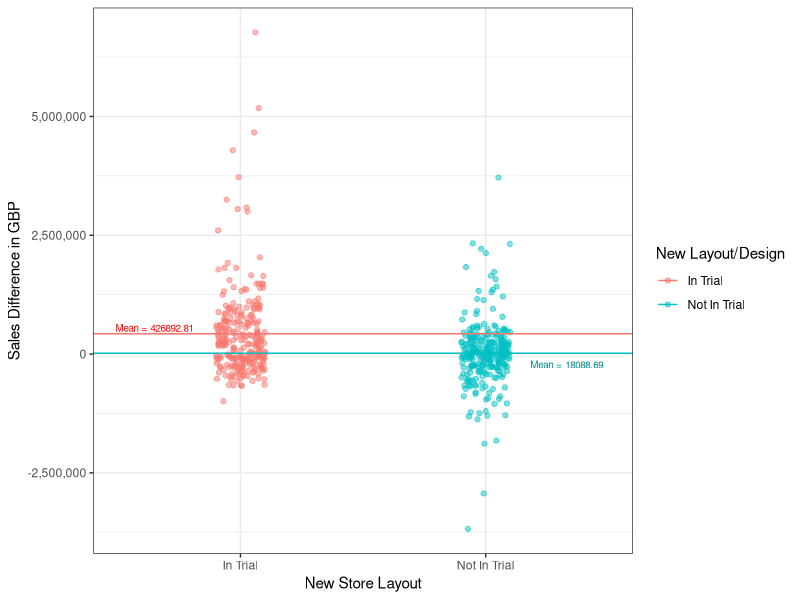
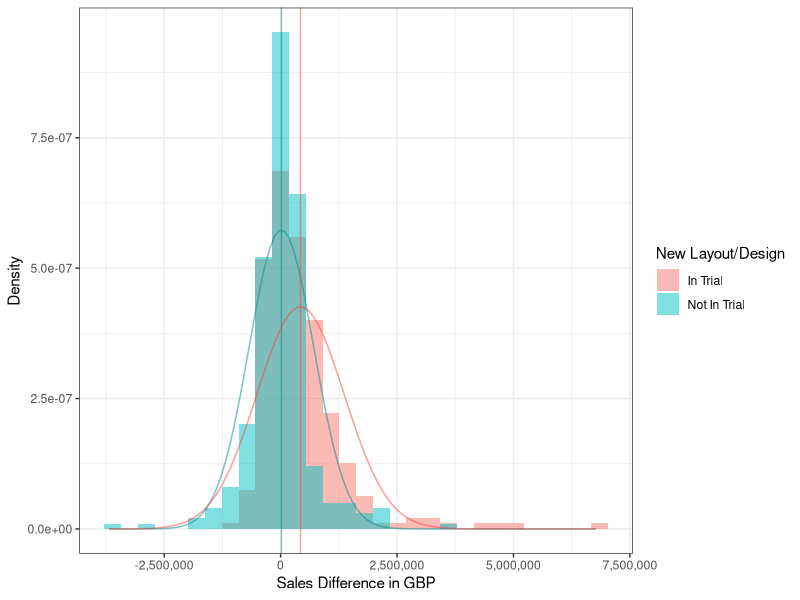
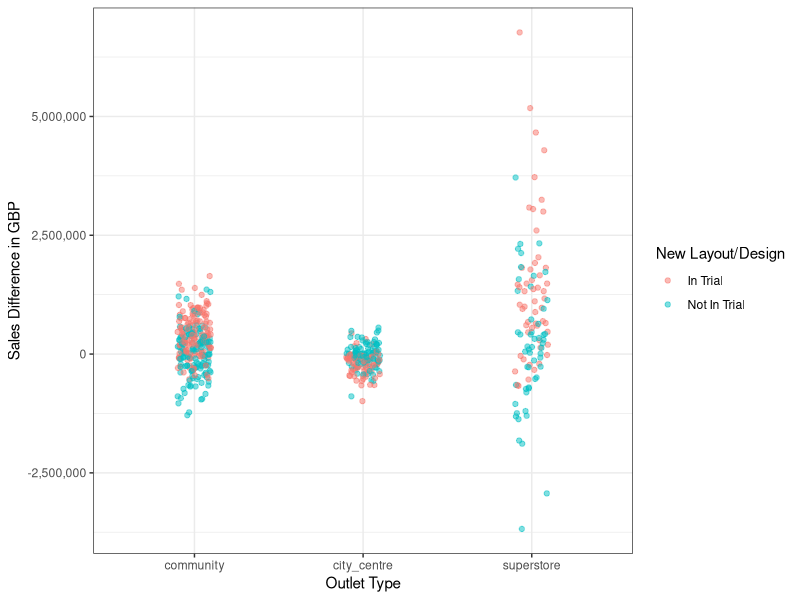
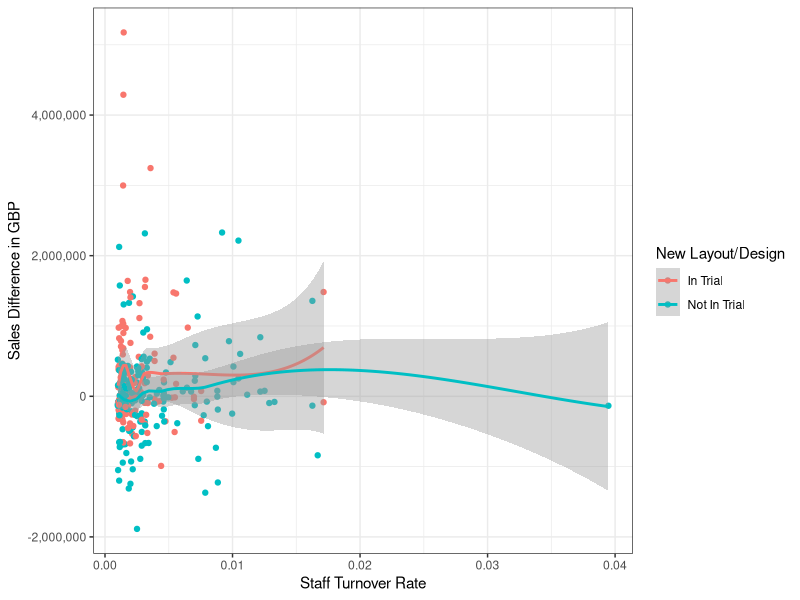
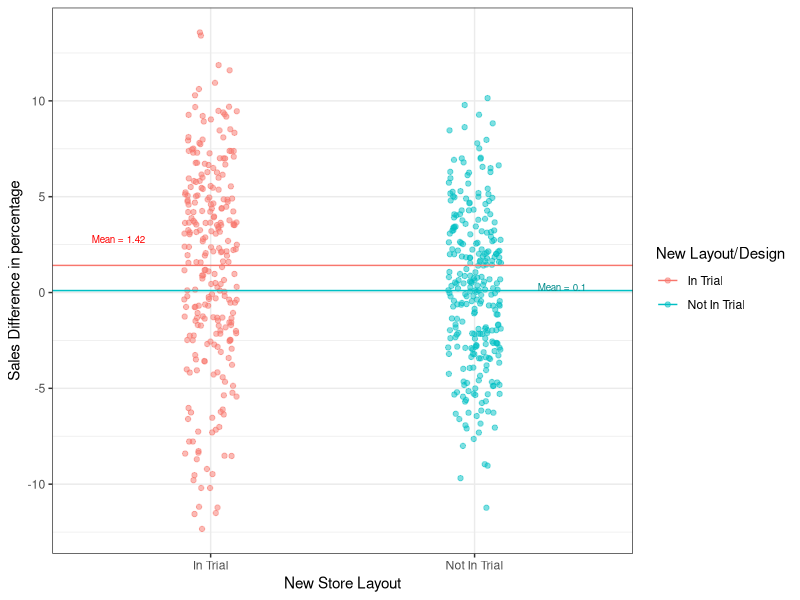
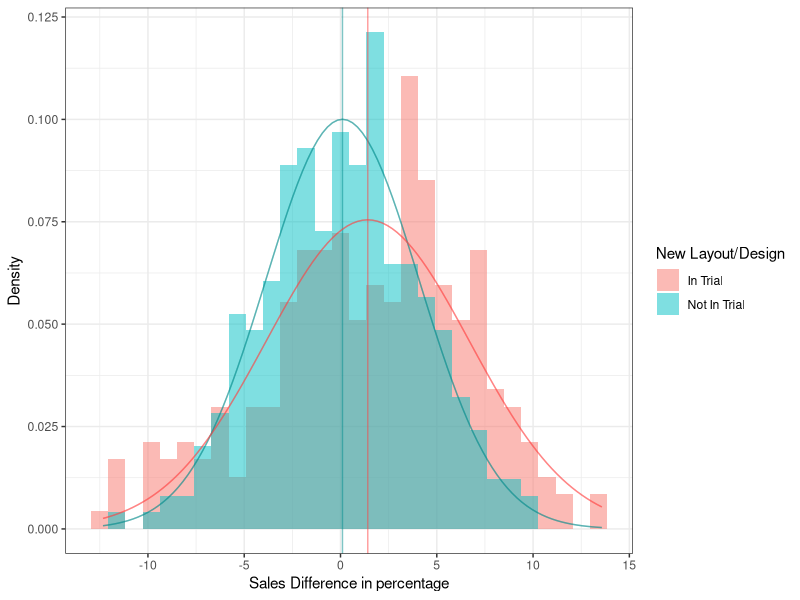
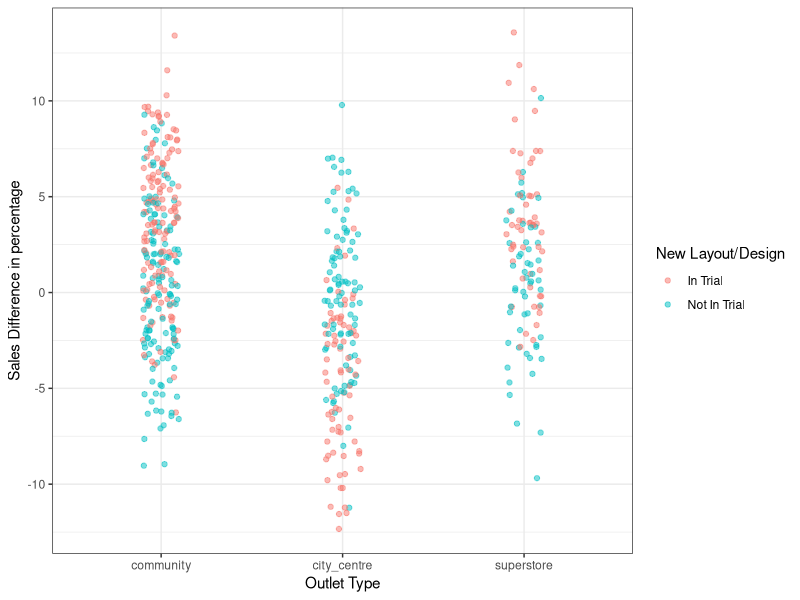
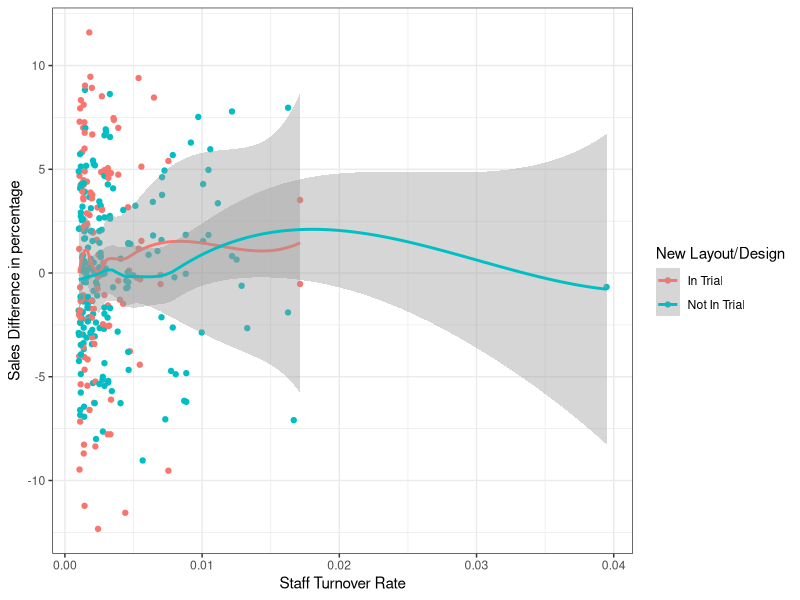

These figures' R source, in order: (Note: this script raises an error after producing the figures.)
## ---- chunk 1
# import useful packages
library(tidyverse)
library(emmeans)
library(gridExtra)
options(width=100)
## ---- chunk 2
# Read the data
sales = read_csv("sales_data.csv")
view(sales)
# Check the structure of the data
str(sales)

# Check the levels of the variable "outlettype"
unique(sales$outlettype)

# Create a data frame "sales.short" with correct data structures
sales.short = sales %>%
  mutate(outlettype = factor(outlettype, levels = c("community_convenience", "city_centre_convenience", "superstore")),
         sales_change_GBP = sales_2 - sales_1,
         sales_change_percentage = ((sales_2 - sales_1) / sales_1) * 100,
         intrial = factor(intrial, levels = c(TRUE, FALSE), labels = c("In Trial", "Not In Trial")))
view(sales.short)

# Create a data frame "sales.summary" to store the statistical data
sales.summary = sales.short %>%
  group_by(intrial) %>%
  summarise(n = n(),
            mean.GBP = mean(sales_change_GBP), 
            mean.percentage = mean(sales_change_percentage),
            standard.deviation.GBP = sd(sales_change_GBP),
            standard.deviation.percentage = sd(sales_change_percentage))
view(sales.summary)
## ---- chunk 3
ggplot(data = sales.short, aes(x = intrial, y = sales_change_GBP, col = intrial)) + 
  geom_jitter(width = 0.1, alpha = 0.5) +
  geom_hline(data = sales.summary,
             mapping = aes(yintercept = mean.GBP, col = intrial)) +
  labs(x = "New Store Layout", y = "Sales Difference in GBP", col = "New Layout/Design") +
  theme_bw() +
  annotate(
    "text",
    x = 0.65, y = 3,
    label = paste0("Mean = ", round(sales.summary$mean.GBP[1], 2)),
    vjust = -2.8, size = 2.5, color = "red"
  ) +
  annotate(
    "text",
    x = 2.33, y = 3,
    label = paste0("Mean = ", round(sales.summary$mean.GBP[2], 2)),
    vjust = 1.8, size = 2.5, color = "cyan4"
  ) +
  scale_y_continuous(labels = scales::comma)
## ---- chunk 4
ggplot(data = sales.short, aes(x = sales_change_GBP, fill = intrial)) + 
  geom_histogram(aes(y = ..density..), alpha = 0.5, position = "identity") +
  theme_bw() +
  stat_function(fun=function(x) {dnorm(x, 
                                       mean=sales.summary$mean.GBP[2],
                                       sd=sales.summary$standard.deviation.GBP[2])}, 
                col="cyan4", alpha = 0.3) +
  geom_vline(xintercept = sales.summary$mean.GBP[2], col="cyan4", alpha = 0.5) +
  stat_function(fun=function(x) {dnorm(x, 
                                       mean=sales.summary$mean.GBP[1],
                                       sd=sales.summary$standard.deviation.GBP[1])}, 
                col="brown1", alpha = 0.3) +
  geom_vline(xintercept = sales.summary$mean.GBP[1], col="brown1", alpha = 0.5) +
  labs(x = "Sales Difference in GBP", y = "Density", fill = "New Layout/Design") +
  scale_x_continuous(labels = scales::comma)
## ---- chunk 5
ggplot(data = sales.short, aes(x = outlettype, y = sales_change_GBP, col = intrial)) +
  geom_jitter(width = 0.1, alpha = 0.5) +
  theme_bw() +
  labs(x = "Outlet Type", 
       y = "Sales Difference in GBP", 
       col = "New Layout/Design") +
  scale_y_continuous(labels = scales::comma) +
  scale_x_discrete(labels = c("community_convenience" = "community",
                              "city_centre_convenience" = "city_centre"))
  
## ---- chunk 6
ggplot(data = sales.short %>% filter(staff_turnover != 0), 
       aes(x = staff_turnover, y = sales_change_GBP, col = intrial)) +
  geom_point() +
  theme_bw() +
  geom_smooth() +
  labs(x="Staff Turnover Rate", y="Sales Difference in GBP", col = "New Layout/Design") +
  scale_y_continuous(labels = scales::comma)
## ---- chunk 7
ggplot(data = sales.short, aes(x = intrial, y = sales_change_percentage, col = intrial)) + 
  geom_jitter(width = 0.1, alpha = 0.5) +
  geom_hline(data = sales.summary,
             mapping = aes(yintercept = mean.percentage, col = intrial)) +
  labs(x = "New Store Layout", y = "Sales Difference in percentage", col = "New Layout/Design") +
  theme_bw() +
  annotate(
    "text",
    x = 0.65, y = 3,
    label = paste0("Mean = ", round(sales.summary$mean.percentage[1], 2)),
    vjust = 1, size = 2.5, color = "red"
  ) +
  annotate(
    "text",
    x = 2.33, y = 3,
    label = paste0("Mean = ", round(sales.summary$mean.percentage[2], 2)),
    vjust = 7, size = 2.5, color = "cyan4"
  ) +
  scale_y_continuous(labels = scales::comma)
## ---- chunk 8
( sales.difference.in.percentage.histogram = ggplot(data = sales.short, 
                                                  aes(x = sales_change_percentage, fill = intrial)) + 
  geom_histogram(aes(y = ..density..), alpha = 0.5, position = "identity") +
  # geom_histogram(alpha = 0.5, position = "identity") +
  theme_bw() +
  stat_function(fun=function(x) {dnorm(x, 
                                       mean=sales.summary$mean.percentage[2],
                                       sd=sales.summary$standard.deviation.percentage[2])}, 
                col="cyan4", alpha = 0.4) +
  geom_vline(xintercept = sales.summary$mean.percentage[2], col="cyan4", alpha = 0.5) +
  stat_function(fun=function(x) {dnorm(x, 
                                       mean=sales.summary$mean.percentage[1],
                                       sd=sales.summary$standard.deviation.percentage[1])}, 
                col="brown1", alpha = 0.4) +
  geom_vline(xintercept = sales.summary$mean.percentage[1], col="brown1", alpha = 0.5) +
  labs(x = "Sales Difference in percentage", y = "Density", fill = "New Layout/Design") +
  scale_x_continuous(labels = scales::comma) )
## ---- chunk 9
ggsave(sales.difference.in.percentage.histogram, file="sales.difference.in.percentage.histogram.png")
## ---- chunk 10
( sales.difference.by.outlettype.and.intrial = ggplot(data = sales.short, 
                                                      aes(x = outlettype, 
                                                          y = sales_change_percentage, 
                                                          col = intrial)) +
  geom_jitter(width = 0.1, alpha = 0.5) +
  theme_bw() +
  labs(x = "Outlet Type", 
       y = "Sales Difference in percentage", 
       col = "New Layout/Design") +
  scale_y_continuous(labels = scales::comma) +
  scale_x_discrete(labels = c("community_convenience" = "community",
                              "city_centre_convenience" = "city_centre")) )
  
## ---- chunk 11
ggsave(sales.difference.by.outlettype.and.intrial, file="sales.difference.by.outlettype.and.intrial.png")
## ---- chunk 12
( sales.difference.by.staffturnover.and.intrial = ggplot(data = sales.short %>% 
                                                         filter(staff_turnover != 0), 
       aes(x = staff_turnover, y = sales_change_percentage, col = intrial)) +
  geom_point() +
  theme_bw() +
  geom_smooth() +
  labs(x="Staff Turnover Rate", y="Sales Difference in percentage", col = "New Layout/Design") +
  scale_y_continuous(labels = scales::comma) )
## ---- chunk 13
ggsave(sales.difference.by.staffturnover.and.intrial, file="sales.difference.by.staffturnover.and.intrial.png")
## ---- chunk 14
# Build a linear model of sales_change_GBP by intrial
m.GBP.sales.intrial = lm(sales_change_GBP~intrial, data = sales.short)
# Use anova to check the significance of predictor "intrial"
anova(m.GBP.sales.intrial)
## ---- chunk 15
# Check the outcome of the model "m.GBP.sales.intrial"
summary(m.GBP.sales.intrial)
## ---- chunk 16
# Check the individual means and confidence intervals for each category
( GBP.sales.intrial.emm = emmeans(m.GBP.sales.intrial, ~intrial) )
## ---- chunk 17
# Set up the contrast tibble
Trial.notTrial.GBP.contrast = tibble(Trial.minus.notTrial = c(1, -1))

# Hypothesis Testing
( contrast(GBP.sales.intrial.emm, Trial.notTrial.GBP.contrast) )
# Estimation
( GBP.sales.intrial.confint = confint(contrast(GBP.sales.intrial.emm, Trial.notTrial.GBP.contrast)) )
## ---- chunk 18
ggplot(summary(GBP.sales.intrial.emm), 
       aes(x = intrial, y = emmean, ymax = upper.CL, ymin = lower.CL)) +
  geom_point() +
  geom_linerange() +
  labs(x = "New Layout/Signage", y = "Sales Difference (GBP)", subtitle="Error Bars are Extent of 95% CIs") +
  geom_hline(yintercept = 0, linetype = "dashed")
## ---- chunk 19
# Build a linear model of sales_change_percentage by intrial
m.per.sales.intrial = lm(sales_change_percentage~intrial, data = sales.short)
# Use anova to check the significance of predictor "intrial"
anova(m.per.sales.intrial)
## ---- chunk 20
# Check the outcome of the model "m.per.sales.intrial"
summary(m.per.sales.intrial)
## ---- chunk 21
# Check the individual means and confidence intervals for each category
( per.sales.intrial.emm = emmeans(m.per.sales.intrial, ~intrial) )
## ---- chunk 22
# Set up the contrast tibble
Trial.notTrial.per.contrast = tibble(Trial.minus.notTrial = c(1, -1))

# Hypothesis Testing
( contrast(per.sales.intrial.emm, Trial.notTrial.per.contrast) )
# Estimation
( confint(contrast(per.sales.intrial.emm, Trial.notTrial.per.contrast)) )
## ---- chunk 23
ggplot(summary(per.sales.intrial.emm), 
       aes(x = intrial, y = emmean, ymax = upper.CL, ymin = lower.CL)) +
  geom_point() +
  geom_linerange() +
  labs(x = "New Layout/Signage", y = "Sales Difference (Percentage)", subtitle="Error Bars are Extent of 95% CIs") +
  geom_hline(yintercept = 0, linetype = "dashed")
## ---- chunk 24
# Create a longer dataset to gather the variable "sales_1" and the variable "sales_2"
sales.long = pivot_longer(sales, c(sales_1, sales_2), 
                          names_to = "Period", 
                          values_to = "Sales", 
                          names_transform = list(Period = factor, 
                                                 Sales = as.numeric), 
                          names_prefix = "sales_") %>%
  mutate(outlettype = factor(outlettype, levels = c("community_convenience", "city_centre_convenience", "superstore")),
         intrial = factor(intrial, levels = c(TRUE, FALSE), labels = c("In Trial", "Not In Trial")))
view(sales.long)
## ---- chunk 25
contrasts(sales.long$Period) = contr.sum
# Repeated Measure ANOVA
m.sales.period = aov(Sales~Period*intrial + Error(Outlet_ID/Period), 
                             data = sales.long)
# Check the outcome of the model "m.sales.period"
summary(m.sales.period)
## ---- chunk 26
# Check the individual means and confidence intervals for each category (Period + intrial)
( sales.period.emm = emmeans(m.sales.period, ~Period + intrial) )
## ---- chunk 27
# Set up the contrast tibble
Period.contrast = tibble(Period2.minus.Period1 = c(-1, 1, 1, -1))
# Hypothesis Testing
( contrast(sales.period.emm, Period.contrast) )
# Estimation
( confint(contrast(sales.period.emm, Period.contrast)) )
## ---- chunk 28
# Build a linear model for sales_change_percentage by intrial, outlettype and the interaction between intrial and outlettype
m.sales.intrial.outlettype = lm(sales_change_percentage~intrial*outlettype, data = sales.short)
# Implement ANOVA to check the significance of the interaction between intrial and outlettype in the model
anova(m.sales.intrial.outlettype)
## ---- chunk 29
# Check the individual means and confidence intervals for each category (intrial + outlettype)
( sales.intrial.outlettype.emm = emmeans(m.sales.intrial.outlettype, ~intrial + outlettype) )
## ---- chunk 30
# Set up the contrast tibble
outlet_contrast = tibble(community_convenience = c(1, -1, 0, 0, 0, 0), 
                         city_centre_convenience = c(0, 0, 1, -1, 0, 0), 
                         superstore = c(0, 0, 0, 0, 1, -1))
# Hypothesis Testing
( contrast(sales.intrial.outlettype.emm, outlet_contrast) )
# Estimation
( outlet_confint = confint(contrast(sales.intrial.outlettype.emm, outlet_contrast)) )
## ---- chunk 31
p2.1 = ggplot(summary(sales.intrial.outlettype.emm), 
       aes(x = intrial, y = emmean, ymax = upper.CL, ymin = lower.CL, group = desc(outlettype))) +
  geom_point() +
  geom_linerange() +
  labs(x = "New Layout/Signage", 
       y = "Sales Difference (GBP)", 
       title = "Sales changed in GBP by intrial in different types of outlet") +
  facet_grid(.~outlettype) +
  geom_hline(yintercept = 0, col = "green")


outlet_confint = outlet_confint %>%
  mutate(contrast = factor(contrast, levels = c("community_convenience", "city_centre_convenience", "superstore")))
p2.2 = ggplot(outlet_confint, 
       aes(x = contrast, y = estimate, ymax = upper.CL, ymin = lower.CL, group = contrast)) +
  geom_point() +
  geom_linerange() +
  labs(x = "Outlet types",
       y = "Difference sales improvement",
       title = "Difference sales improvement in different types of outlet") +
  geom_hline(yintercept = 0, col = "green")

grid.arrange(p2.1, p2.2, ncol = 1)
## ---- chunk 32
# Build a linear model for sales_change_percentage by intrial and staff_turnover
m.per.sales.intrial.staff_turnover = lm(sales_change_percentage~intrial+staff_turnover, data = sales.short)
# Use anova to check if the variable "staff_turnover" is a significant predictor
anova(m.per.sales.intrial, m.per.sales.intrial.staff_turnover)
## ---- chunk 33
# Build a linear model for sales_change_percentage by intrial, outlettype, the interaction between intrial and outlettype, and staff_turnover
m.sales.intrial.outlettype.staff_turnover = lm(sales_change_percentage~intrial*outlettype + staff_turnover, 
                                               data = sales.short)
# Use anova to check if the variable "staff_turnover" is a significant predictor
anova(m.sales.intrial.outlettype, m.sales.intrial.outlettype.staff_turnover)
